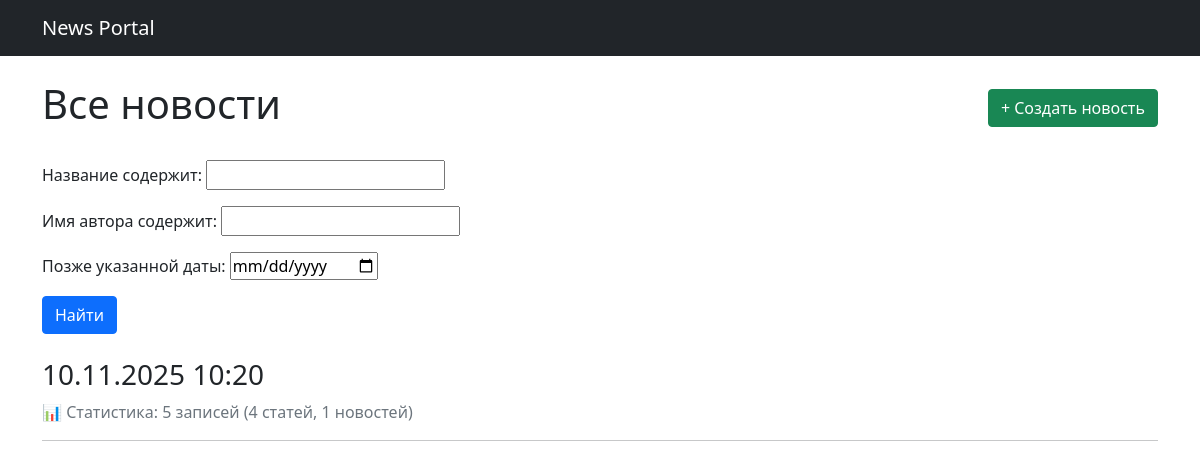
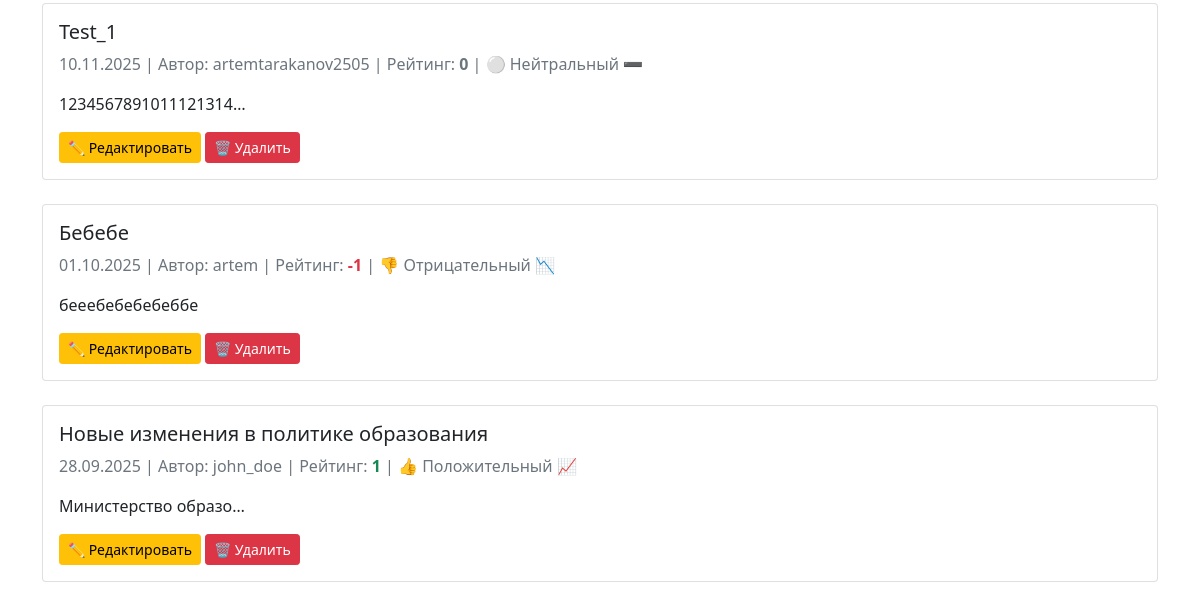
The page /news/ (upper part) on the database as committed earlier (2 pictures, top to bottom).
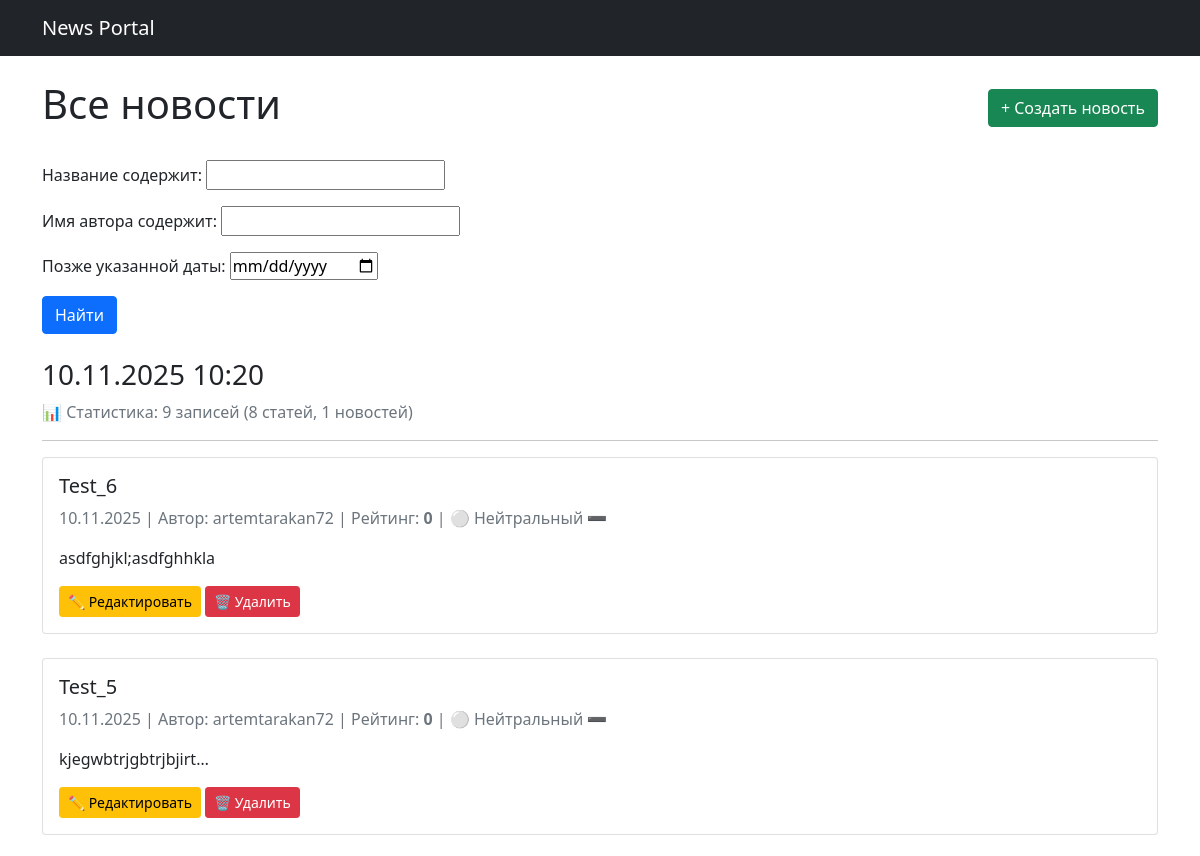
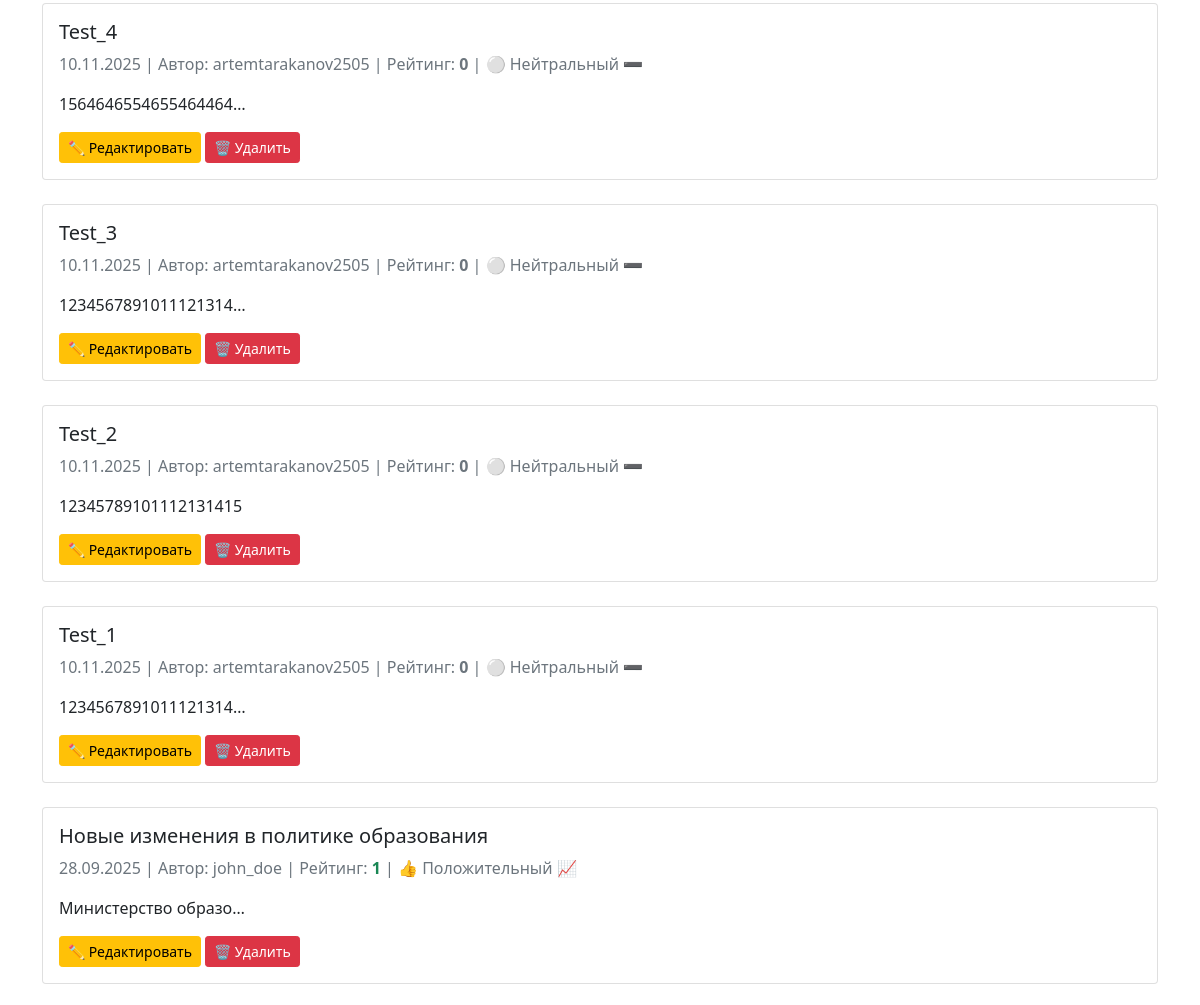
The same page on the database as committed later (2 pictures, top to bottom).
### news/models.py (models this page shows, shortened)
class Post(models.Model):
    ARTICLE = 'AR'
    NEWS = 'NW'
    CATEGORY_CHOICES = [
        (ARTICLE, 'Статья'),
        (NEWS, 'Новость'),
    ]
    author = models.ForeignKey(Author, on_delete=models.CASCADE)
    category_type = models.CharField(max_length=2, choices=CATEGORY_CHOICES, default=ARTICLE)
    date_creation = models.DateTimeField(auto_now_add=True)
    categories = models.ManyToManyField(Category, through='PostCategory')
    title = models.CharField(max_length=128)
    text = models.TextField()
    rating = models.SmallIntegerField(default=0)

class Author(models.Model):
    user = models.OneToOneField(User, on_delete=models.CASCADE)
    rating = models.SmallIntegerField(default=0)

### news/views.py (the view)
# urls.py: path('', NewsList.as_view(), name='news_list'),
class NewsList(ListView):
    model = Post
    ordering = '-date_creation'
    template_name = 'news.html'
    context_object_name = 'news'
    paginate_by = 10
    def get_queryset(self):
        queryset = super().get_queryset()
        self.filterset = PostFilter(self.request.GET, queryset)
        return self.filterset.qs
    def get_context_data(self, **kwargs):
        context = super().get_context_data(**kwargs)
        context['filterset'] = self.filterset
        return context

### news/templatetags/news_filters.py (called while the page is built)
@register.filter()
def rating_color(value):
    if value > 0:
        return "text-success"  # зеленый цвет для положительного
    elif value < 0:
        return "text-danger"   # красный цвет для отрицательного
    else:
        return "text-muted"    # серый цвет для нулевого

@register.filter()
def rating_label(value, label_type='color'):
    if label_type == 'text':
        if value > 0:
            return "👍 Положительный"
        elif value < 0:
            return "👎 Отрицательный"
        else:
            return "⚪ Нейтральный"
    elif label_type == 'icon':
        if value > 0:
            return "📈"
        elif value < 0:
            return "📉"
        else:
            return "➖"
    else:
        return rating_color(value)

@register.filter()
def censor(value):
    if not isinstance(value, str):
        raise ValueError
    bad_words = ['редиска', 'плохой', 'нехороший', 'дурак']
    for word in bad_words:
        censored_word = word[0] + '*' * (len(word) - 1)
        value = value.replace(word, censored_word)
        value = value.replace(word.capitalize(), censored_word)
    return value

### templates/news.html (shortened to what this page needs)
{% extends 'flatpages/default.html' %}
{% load news_filters %}
{% load news_tags %}
{% block content %}
    <div class="d-flex justify-content-between align-items-center mb-4">
        <h1>Все новости</h1>
        <a href="{% url 'news_create' %}" class="btn btn-success">+ Создать новость</a>
    </div>
    <form action="" method="get" class="mb-4">
        {{ filterset.form.as_p }}
        <input type="submit" value="Найти" class="btn btn-primary" />
    </form>
    <h3>{% current_time '%d.%m.%Y %H:%M' %}</h3>
    <p class="text-muted">{% news_stats %}</p>
    <hr>
    {% if news %}
        {% for item in news %}
            <div class="card mb-4">
                <div class="card-body">
                    <h5 class="card-title">{{ item.title|censor }}</h5>
                    <p class="text-muted">
                        {{ item.date_creation|date:'d.m.Y' }} |
                        Автор: {{ item.author.user.username }} |
                        Рейтинг:
                        <span class="{{ item.rating|rating_color }}">
                            <strong>{{ item.rating }}</strong>
                        </span>
                        |
                        {{ item.rating|rating_label:'text' }}
                        {{ item.rating|rating_label:'icon' }}
                    </p>
                    <p class="card-text">{{ item.text|censor|truncatechars:20 }}</p>
                    <div class="mt-3">
                        <a href="{% url 'news_edit' item.pk %}" class="btn btn-warning btn-sm">✏️ Редактировать</a>
                        <a href="{% url 'news_delete' item.pk %}" class="btn btn-danger btn-sm">🗑️ Удалить</a>
                    </div>
                </div>
            </div>
        {% endfor %}
    {% else %}
        <h2>Новостей нет!</h2>
    {% endif %}
{% endblock content %}

Rows that differ between the two databases and show on the page:
removed Post: title|censor "Бебебе", date_creation "01.10.2025", author.user.username "artem", rating "-1", rating|rating_label "👎 Отрицательный", rating|rating_label "📉", text|censor "бееебебебебеббе"
added Post: title|censor "Test_6", date_creation "10.11.2025", author.user.username "artemtarakan72", rating "0", rating|rating_label "⚪ Нейтральный", rating|rating_label "➖", text|censor "asdfghjkl;asdfghhkla"
added Post: title|censor "Test_5", date_creation "10.11.2025", author.user.username "artemtarakan72", rating "0", rating|rating_label "⚪ Нейтральный", rating|rating_label "➖", text|censor "kjegwbtrjgbtrjbjirt…"
added Post: title|censor "Test_4", date_creation "10.11.2025", author.user.username "artemtarakanov2505", rating "0", rating|rating_label "⚪ Нейтральный", rating|rating_label "➖", text|censor "1564646554655464464…"
added Post: title|censor "Test_3", date_creation "10.11.2025", author.user.username "artemtarakanov2505", rating "0", rating|rating_label "⚪ Нейтральный", rating|rating_label "➖", text|censor "1234567891011121314…"
added Post: title|censor "Test_2", date_creation "10.11.2025", author.user.username "artemtarakanov2505", rating "0", rating|rating_label "⚪ Нейтральный", rating|rating_label "➖", text|censor "12345789101112131415"
Other text that changed with them:
text no longer shown: "📊 Статистика: 5 записей (4 статей, 1 новостей)"
text now shown: "📊 Статистика: 9 записей (8 статей, 1 новостей)"
